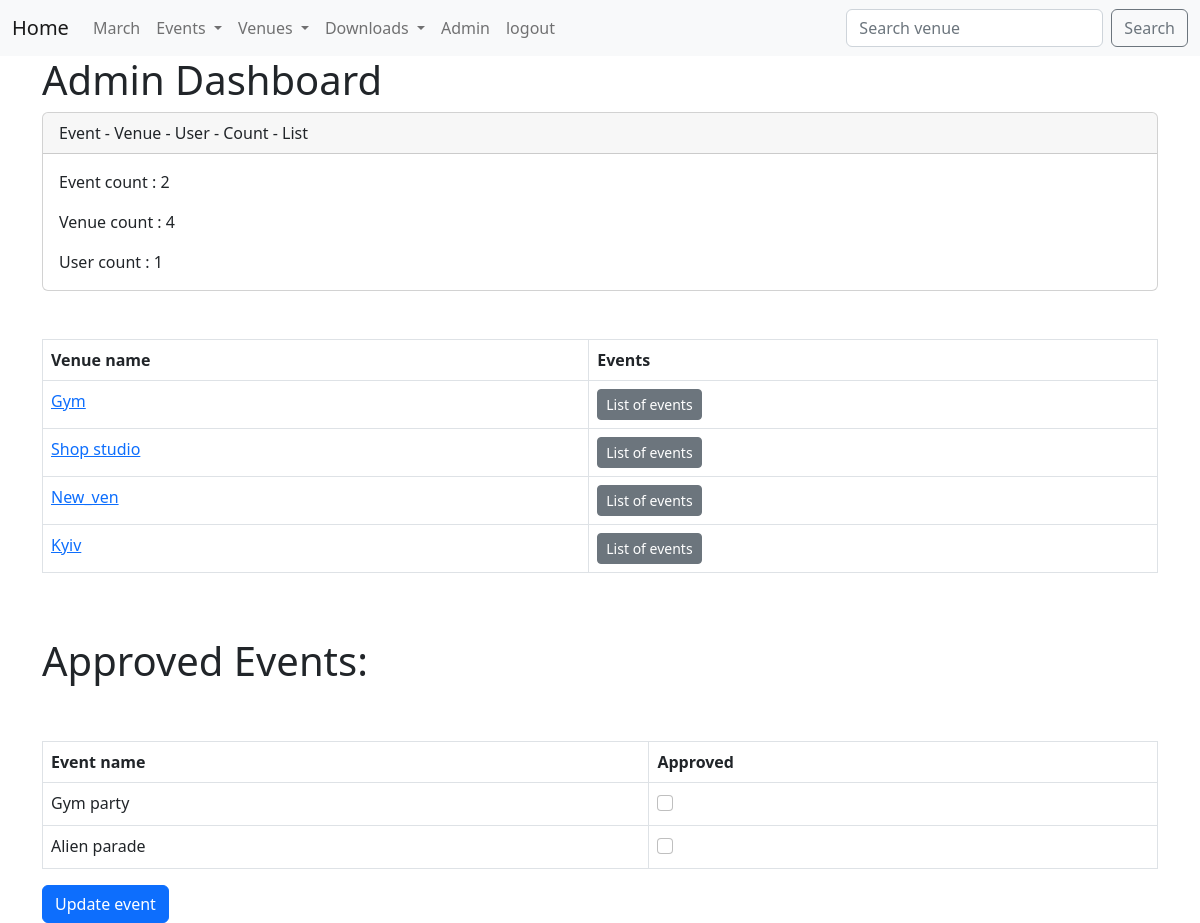
Before: /admin_approved (signed in) with the older database file.
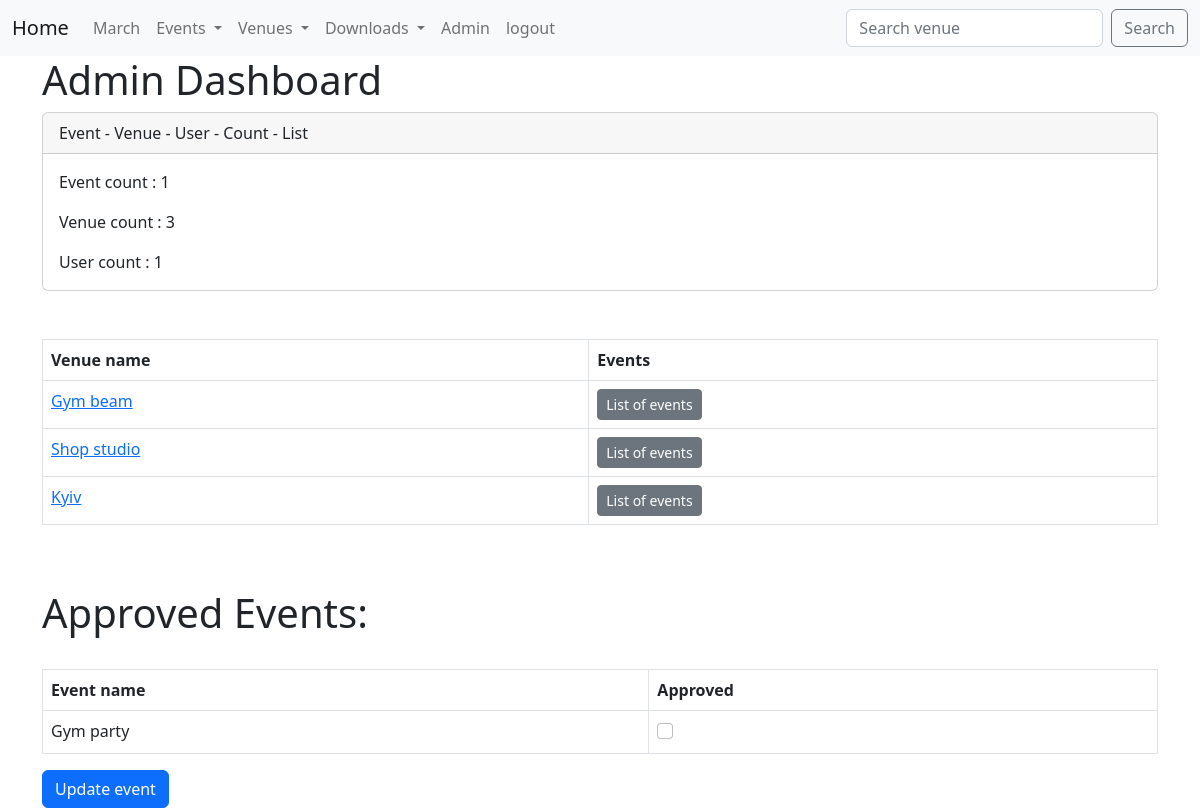
After: the same page with the newer database file.
### events/models.py (models this page shows, shortened)
class Venue(models.Model):
    name = models.CharField('Venue name', max_length=120)
    address = models.CharField(max_length=300)
    zip_code = models.CharField('Zip code', max_length=10, blank=True)
    phone = models.CharField('Contact phone', max_length=15, blank=True)
    web = models.URLField('Website address', blank=True)
    email = models.EmailField('Email address', blank=True)
    owner = models.IntegerField('Venue owner', blank=False, default=1)
    venue_image = models.ImageField(null=True, blank=True, upload_to='images/')
    def __str__(self):
        return self.name

class Event(models.Model):
    name = models.CharField('Event Name', max_length=120)
    event_date = models.DateTimeField('Event date')
    venue = models.ForeignKey(Venue, blank=True, null=True, on_delete=models.CASCADE)
    manager = models.ForeignKey(User, blank=True, null=True, on_delete=models.SET_NULL)
    description = models.TextField(blank=True)
    users = models.ManyToManyField(MyClubUser, blank=True)
    approved = models.BooleanField('Approved event', default=False)
    def __str__(self):
        return self.name

### events/views.py (the view)
# urls.py: path('admin_approved', admin_approved, name='admin_approved'),
def admin_approved(request):
    events_list = Event.objects.all().order_by('-event_date')
    venue_list = Venue.objects.all()
    event_count = Event.objects.all().count()
    venue_count = Venue.objects.all().count()
    user_count = User.objects.all().count()
    if request.user.is_superuser:
        if request.method == 'POST':
            events_id = request.POST.getlist('boxes')
            events_list.update(approved=False)
            for box in events_id:
                Event.objects.filter(pk=int(box)).update(approved=True)
            messages.success(request, 'Event has updated')
            return redirect('events_list')
        else:
            return render(request, 'events/admin_approved.html', context={
                'events_list': events_list,
                'event_count': event_count,
                'venue_count': venue_count,
                'user_count': user_count,
                'venue_list': venue_list,
            })
    else:
        messages.success(request, 'You have no root for this action')
        return redirect('home')

### events/templates/events/admin_approved.html (shortened to what this page needs)
{% extends 'events/main.html' %}
{% block content %}
<form action="" method="post">
    <h1>Admin Dashboard</h1>
    <div class="card">
        <div class="card-header">
            Event - Venue - User - Count - List
        </div>
        <div class="card-body">
            <p class="card-text">Event count : {{ event_count }}</p>
            <p class="card-text">Venue count : {{ venue_count }}</p>
            <p class="card-text">User count : {{ user_count }}</p>
        </div>
    </div>
    <br>
    <br>
    <table class="table table-stripped table-hover table-bordered">
    <thead>
    <tr>
        <th scope="col">Venue name</th>
        <th scope="col">Events</th>
    </tr>
    </thead>
    <tbody>
    {% for venue in venue_list %}
    <tr>
        <td>
            <a href="{% url 'venue_detail' venue.id %}">{{ venue }}</a>
        </td>
        <td>
            <a href="{% url 'venue_events' venue.id %}" class="btn btn-sm btn-secondary">List of events</a>
        </td>
    </tr>
    {% endfor %}
    </tbody>
</table>
    <br>
    <br>
    <h1>Approved Events: </h1>
<table class="table table-stripped table-hover table-bordered">
    <thead>
    <tr>
        <th scope="col">Event name</th>
        <th scope="col">Approved</th>
    </tr>
    </thead>
    <tbody>
    {% for event in events_list %}
    <tr>
        <td>
            {{ event }}
        </td>
        <td>
            {% if event.approved %}
                <div class="form-check">
                    <input class="form-check-input" type="checkbox" checked="checked" value="{{ event.id }}"
                           name="boxes">
                </div>
            {% else %}
                <div class="form-check">
                    <input class="form-check-input" type="checkbox" value="{{ event.id }}" name="boxes">
                </div>
            {% endif %}
        </td>
    </tr>
        <br>
    {% endfor %}
    </tbody>
</table>
    <button type="submit" class="btn btn-primary">
        Update event
    </button>
</form>
{% endblock %}

Changed rows visible on the page:
removed Venue: name "New_ven"
removed Event: name "Alien parade"
changed Venue: name "Gym" → "Gym beam"
Other visible differences:
{{ event_count }}: "2" → "1"
{{ venue_count }}: "4" → "3"
